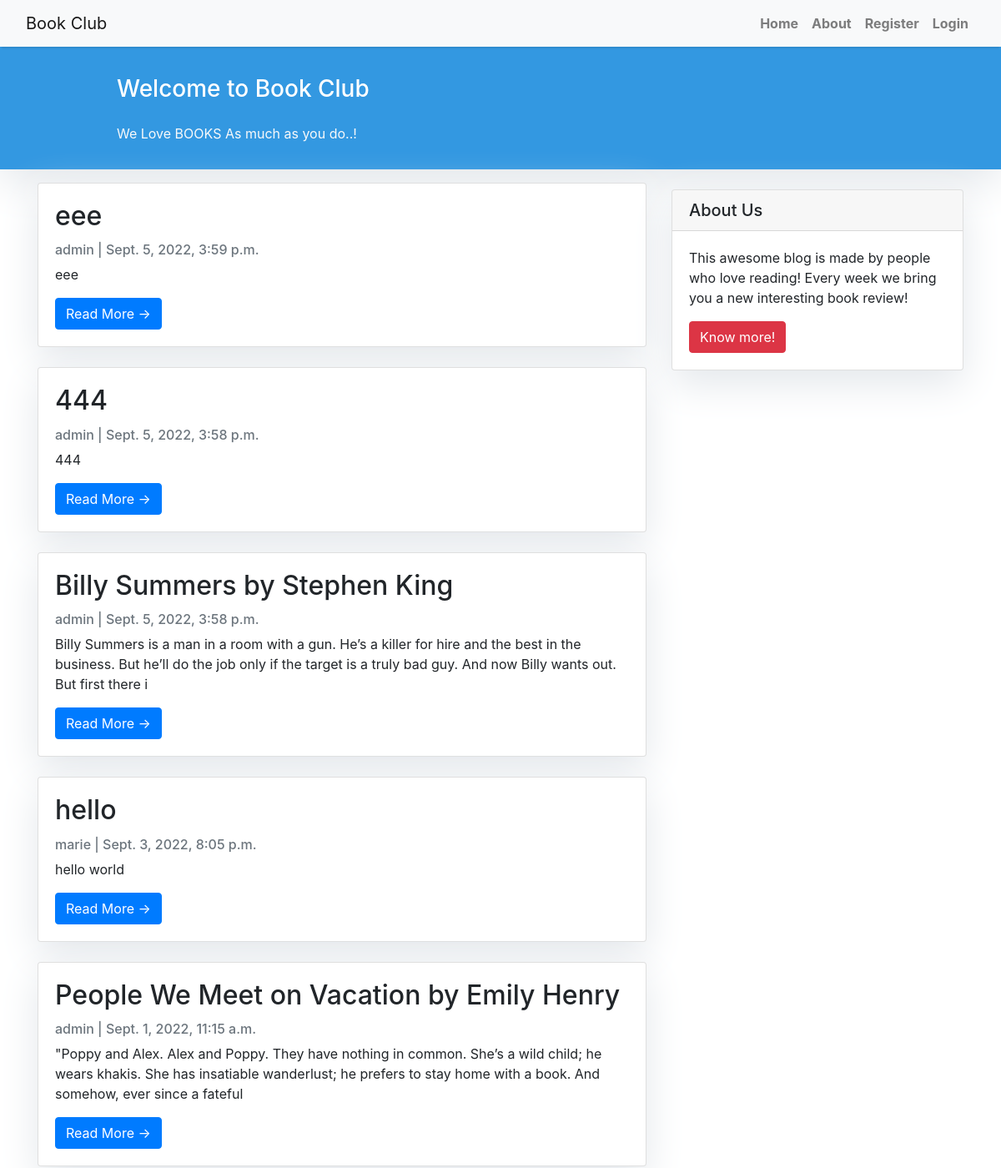
/ (upper part), run on an earlier commit of the app's database.
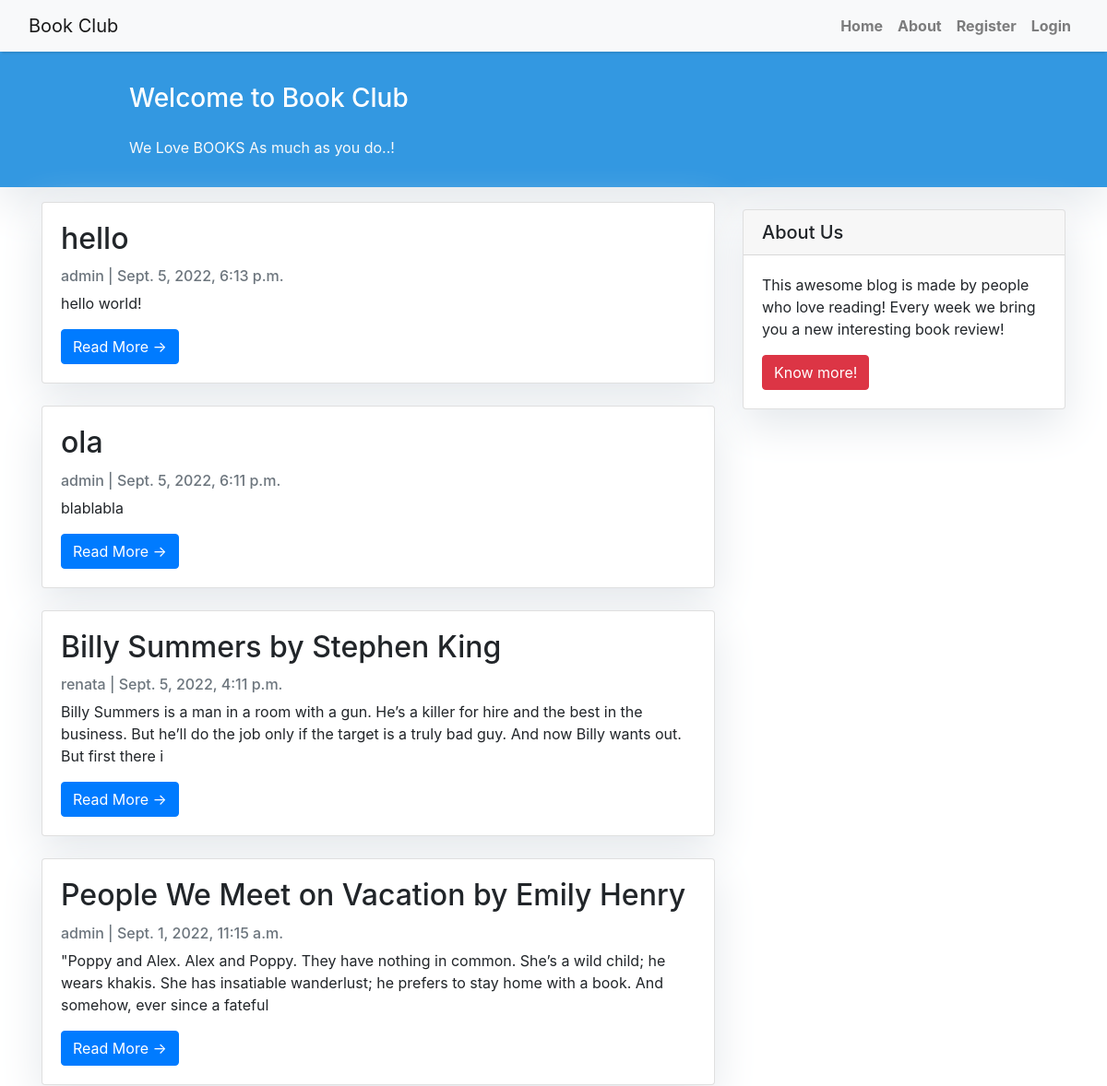
And on a later commit of the database.
### blog/models.py (models this page shows, shortened)
class Post(models.Model):
    author = models.ForeignKey(settings.AUTH_USER_MODEL, on_delete=models.CASCADE)
    title = models.CharField(max_length=200)
    text = models.TextField()
    created_date = models.DateTimeField(default=timezone.now)
    published_date = models.DateTimeField(blank=True, null=True)

### blog/views.py (the view)
# urls.py: path('', views.index, name='index'),
def index(request):
    posts = Post.objects.filter(published_date__lte=timezone.now()).order_by('-published_date')
    return render(request, 'index.html', {'posts': posts})

### templates/index.html
{% extends "base.html" %}
{% load static %}
{% block content %}
<div class="container">
    <div class="row">
        <div class="col-md-8 mt-3 left">
            {% for post in posts %}
            <div class="card mb-4">
                <div class="card-body">
                    <h2 class="card-title">{{ post.title }}</h2>
                    <p class="card-text text-muted h6">{{ post.author }} | {{ post.published_date}} </p>
                    <p class="card-text">{{post.text|slice:":200" }}</p>
                    <a href="{% url 'details' pk=post.pk %}" class="btn btn-primary">Read More &rarr;</a>
                </div>
            </div>
            {% endfor %}
        </div>
        {% block sidebar %} {% include 'sidebar.html' %} {% endblock sidebar %}
    </div>
</div>
{% endblock content %}

### templates/base.html (shortened to what this page needs)
{% load static %}
<!DOCTYPE html>
<html>
    <head>
        <link rel="stylesheet" href="{% static 'css/style.css' %}">
		<link rel="stylesheet" href="https://maxcdn.bootstrapcdn.com/bootstrap/4.0.0/css/bootstrap.min.css" />
    </head>
    <body>
        <nav class="navbar navbar-expand-lg navbar-light bg-light shadow" id="mainNav">
            <div class="container-fluid">
                <a class="navbar-brand" href="{% url 'index' %}">Book Club</a>
                <div class="collapse navbar-collapse" id="navbarResponsive">
                    <ul class="navbar-nav ml-auto">
                        <li class="nav-item text-black">
                            <a class="nav-link text-black font-weight-bold" href="{% url 'index' %}">Home</a>
                        </li>
                        <li class="nav-item text-black">
                            <a class="nav-link text-black font-weight-bold" href="{% url 'about' %}">About</a>
                        </li>
                        {% if user.is_authenticated %}
                        <li class="nav-item text-black">
                            <a class="nav-link text-black font-weight-bold" href="{% url 'newpost' %}">New Post</a>
                        </li>
                        <li class="nav-item text-black">
                            <a class="nav-link text-black font-weight-bold" href="{% url 'account_logout' %}">Logout</a>
                        </li>
                        {% else %}
                        <li class="nav-item text-black">
                            <a class="nav-link text-black font-weight-bold" href="{% url 'account_signup' %}">Register</a>
                        </li>
                        <li class="nav-item text-black">
                            <a class="nav-link text-black font-weight-bold" href="{% url 'account_login' %}">Login</a>
                        </li>
                        {% endif %}
                    </ul>
                </div>
            </div>
        </nav>
        <header class="masthead">
            <div class="container">
                <div class="row">
                    <div class=" col-md-8 col-md-10 mx-auto">
                        <div class="site-heading">
                            <h3 class=" site-heading my-4 mt-3 text-white"> Welcome to Book Club </h3>
                            <p class="text-light">We Love BOOKS As much as you do..! &nbsp
                            </p>
                        </div>
                    </div>
                </div>
            </div>
        </header>
        {% block content %}{% endblock content %}
    </body>
</html>

### templates/sidebar.html
{% block sidebar %}
<div class="col-md-4 float-right ">
<div class="card my-4">
        <h5 class="card-header">About Us</h5>
    <div class="card-body">
        <p class="card-text"> This awesome blog is made by people who love reading! Every week we bring you a new interesting book review!</p>
        <a href="{% url 'about' %}" class="btn btn-danger">Know more!</a>
    </div>
</div>
</div>
{% endblock sidebar %}

### blog/static/css/style.css (style rules this page uses)
body { font-family: "Roboto", sans-serif; font-size: 17px; background-color: #fdfdfd; }
.shadow { box-shadow: 0 4px 2px -2px rgba(0, 0, 0, 0.1); }
.btn-danger { color: #fff; background-color: #f00000; border-color: #dc281e; }
.masthead { background-color: #3398E1; height: auto; padding-bottom: 15px; box-shadow: 0 16px 48px #E3E7EB; padding-top: 10px; }
body { font-family: "Roboto", sans-serif; font-size: 18px; background-color: #fdfdfd; }
.card { box-shadow: 0 16px 48px #E3E7EB; }

What changed in the data, as far as the page shows it:
removed Post: title "eee", author "admin", published_date "Sept. 5, 2022, 3:59 p.m.", text "eee"
removed Post: title "444", author "admin", published_date "Sept. 5, 2022, 3:58 p.m.", text "444"
changed Post "hello": author "marie" → "admin"; published_date "Sept. 3, 2022, 8:05 p.m." → "Sept. 5, 2022, 6:13 p.m."; text "hello world" → "hello world!"; moves up the list
added Post: title "ola", author "admin", published_date "Sept. 5, 2022, 6:11 p.m.", text "blablabla"
changed Post "Billy Summers by Stephen King": author "admin" → "renata"; published_date "Sept. 5, 2022, 3:58 p.m." → "Sept. 5, 2022, 4:11 p.m."
